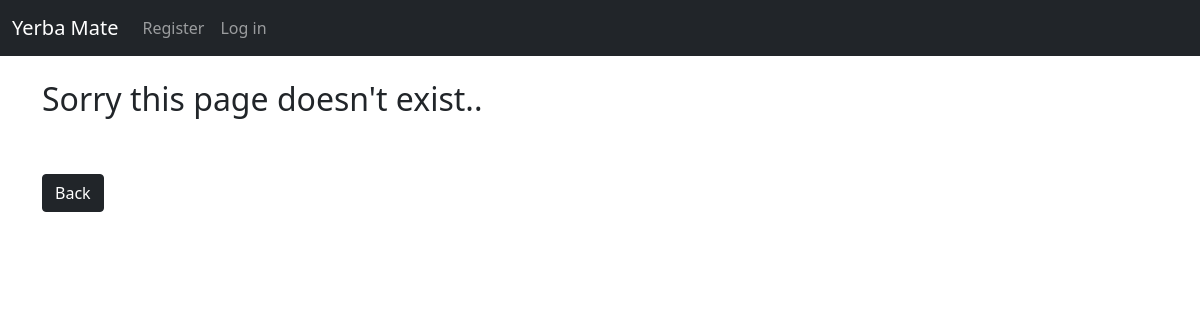
Before: /category/refreshing/ with the older database file.
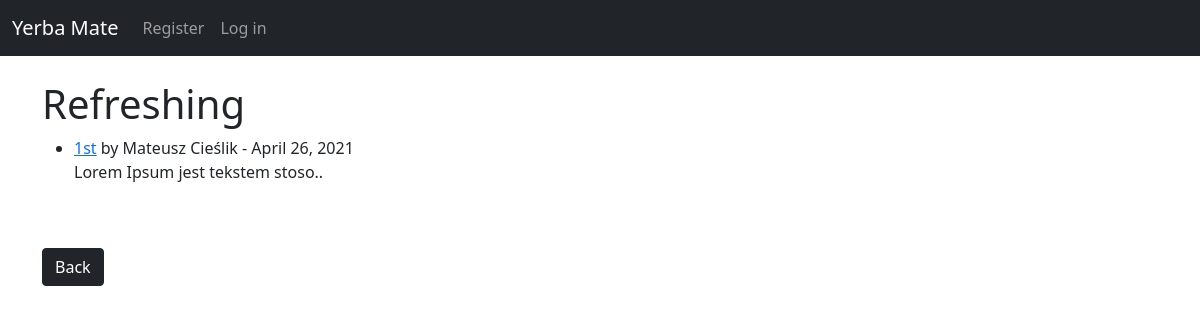
After: the same page with the newer database file.
### yerbata/models.py (models this page shows, shortened)
class Post(models.Model):
    title = models.CharField(max_length=255)
    title_tag = models.CharField(max_length=255, default="Yerba Mate")
    author = models.ForeignKey(User, on_delete=models.CASCADE)
    body = models.TextField()
    post_date = models.DateField(auto_now_add=True)
    category = models.CharField(max_length=255, default='Tea')

### yerbata/views.py (the view)
# urls.py: path('category/<str:cats>/', CategoryView, name='category'),
def CategoryView(request, cats):
    category_posts = Post.objects.filter(category=cats)
    return render(request, 'categories.html', {'cats': cats.title(), 'category_posts': category_posts})

### yerbata/templates/categories.html (shortened to what this page needs)
{% extends 'base.html' %}
{% block content %}
{% if category_posts %}
    <h1>{{cats}}</h1>
    <ul>
    {% for post in category_posts %}
            <li><a href="{% url 'article-detail' post.pk %}">{{ post.title }}</a>  by {{ post.author.first_name }} {{ post.author.last_name }} - {{ post.post_date }} <br/>{{ post.body|slice:":50"|safe }}..</li>
    {% endfor%}
    </ul>
{% else %}
    <h2>Sorry this page doesn't exist..</h2>
{% endif %}
    <br/><br/>
    <a href="{% url 'home' %}" class = "btn btn-dark">Back</a>
{% endblock %}

Changed rows visible on the page:
now on this page (row edited): Post: category "Refreshing", title "1st", author.first_name "Mateusz", author.last_name "Cieślik", post_date "April 26, 2021", body "Lorem Ipsum jest tekstem stoso"
Other visible differences:
text no longer shown: "Sorry this page doesn't exist.."
